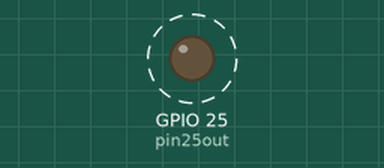
A sketch run on a simulated ESP32. Parts: output pins drawn as LEDs (lit = HIGH). Dashed ring = blinking. What the sketch prints to the serial monitor is not drawn.

Above: at 0.5 s.
Timing chart, 0 to 4.6 s (numbered marks = the images above):
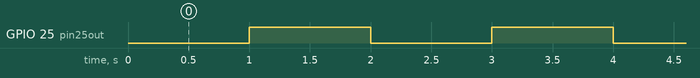

Measured:
- by itself, GPIO 25 (pin25out): alternates HIGH for 1.0 s and LOW for 1.0 s

The sketch:

teste03_Cris_e_Flavio.ino
```cpp
const int pin25out = 25;
void setup() {
  // Define o pino 25 como SAIDA
  pinMode(pin25out,OUTPUT);
  // Inicializa a porta serial de com. com o ESP32
  Serial.begin(115200);
  Serial.println("Iniciando a serial");
}
void loop() {
  // Envia 0V. para o pino 25
  digitalWrite(pin25out, LOW);
  Serial.println("Apagando");
  // Espera 1 seg.
  delay(1000);
  // Envia 3.3V. para o pino 25
  digitalWrite(pin25out, HIGH);
  Serial.println("Acendendo");
  // Espera 1 seg.
  delay(1000);
}
```
